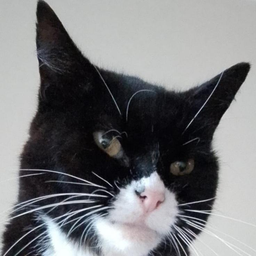
#> input picture compressed_sensing/data/alfie.png, 256 x 256 px, shrunk from 736 x 736 before the run, found by its file name
$ jupyter execute Compressed_Sensing13.ipynb
#> lines starting #> are read from the running program, lines starting #| are printed output that depends on the picture; after the words box and inside, x2 and y2 are one past the last pixel; in counts of white or black regions, pixels touching at a corner belong together
_Version log: Branch of V9. Trying to apply a 2DFFT insted of a 1DFFT_

[cell 1]
import sys
from sklearn.linear_model import Lasso #I'm using scikit insted of svxpy to solve.
import numpy as np
import matplotlib.pyplot as plt
import scipy.ndimage as spimg
from scipy import fft as spfft, linalg as spla
from PIL import Image #I prefer Pillow to imageio
from tqdm import tqdm
np.set_printoptions(threshold=sys.maxsize)

To turn a sparce signal $X$ into the full image $Y$. The L1 norm of,
\begin{equation}
    \mathcal{F} (Y),
\end{equation}
needs to be minimised while also minimising the L2 norm of,
\begin{equation}
    C \times \mathcal{F}^{-1} (I) \times \mathcal{F} (Y) - X,
\end{equation}
where $\mathcal{F}( )$ is the DCT, $I$ is an identerty matrix and $C$ is a cropping transformation matrix such that,
\begin{equation}
    C \times Y = X.
\end{equation}
The weighting between the first two equation can be changed using the regularisation coeffient, $\alpha$. Altogether the function that needs to be minimised looks like,
\begin{equation}
    ||C \times \mathcal{F}^{-1} (I) \times \mathcal{F} (Y) - X||_{2} + \alpha ||\mathcal{F} (Y)||_{1},
\end{equation}
which can be re-writtern in terms of the measurement matrix $A$ and $\mathcal{F} (Y) = Z$ as,
\begin{equation}
    ||A \times Z - X||_{2} + \alpha ||Z||_{1}.
\end{equation}

[cell 2]
def open_compressed_image(file_name, file_type, compression):
#> called with file_name = 'alfie', file_type = '.png', compression = 0.2
    if file_type == ".png" or file_type == ".jpg":
        img = Image.open("data\\" + file_name + file_type) # read image
#> img is the input picture: PIL image 256x256 RGB; mean R, G, B 119.2, 119.9, 122.2
        img = np.array(img).sum(axis=2) # make image grayscale
#> img: shape (256, 256) uint64
        array = spimg.zoom(img, compression) # scipy ndimage.zoom compresses (or interpolates) an image.
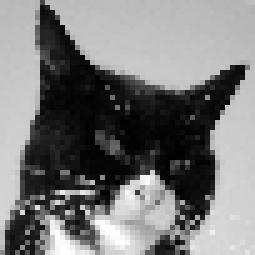
#> array: shape (51, 51) uint64 (shown 5 times larger); min 8, max 761, mean 367.7; drawn with min black and max white
    elif file_type == ".csv":
        with open("data\\" + file_name + file_type, 'r') as file: #openai did this bit for me. It automatically detects which delimiter to use (pyro uses , xeva uses ;)
            first_line = file.readline()
            if ';' in first_line:
                delimiter = ';'
            else:
                delimiter = ','
        img = np.loadtxt("data\\" + file_name + file_type, delimiter=delimiter)
        array = spimg.zoom(img, compression, mode= "nearest") # scipy ndimage.zoom compresses (or interpolates) an image.
    else:
        raise ValueError("{0:} is not a regonised file type.".format(file_type))
    return array, img

def subsample_2d(array, subsampling_percentage = 0.5, subsampling_method = "random"):

    array_flat = array.flatten()
    total_points = np.multiply(*array.shape)
    total_rows, total_columns = array.shape
    print(array.shape)


    if subsampling_method == "random":
        reduced_points = round(total_points *subsampling_percentage)
        subsampled_points = np.random.choice(total_points, reduced_points, replace= False)
    if subsampling_method == "random_columns":
        reduced_columns = round(total_columns *subsampling_percentage)
        subsampled_columns = np.random.choice(total_columns, reduced_columns, replace= False)
        subsampled_points = [subsampled_columns + row_number*total_columns for row_number in range(total_rows)]
        subsampled_points = np.array(subsampled_points).flatten()
    if subsampling_method == "random_rows":
        reduced_rows = round(total_rows *subsampling_percentage)
        subsampled_rows = np.random.choice(total_rows, reduced_rows, replace= False)
        subsampled_points = [column_number + subsampled_rows*total_columns for column_number in range(total_columns)]
        subsampled_points = np.array(subsampled_points).flatten()

    if subsampling_method == "regular_columns":
        reduced_columns = round(total_columns *subsampling_percentage)
        subsampled_columns = np.round(np.linspace(0, total_columns -1, reduced_columns)).astype(int)
        subsampled_points = [subsampled_columns + row_number*total_columns for row_number in range(total_rows)]
        subsampled_points = np.array(subsampled_points).flatten()
    if subsampling_method == "regular_rows":
        reduced_rows = round(total_rows *subsampling_percentage)
        subsampled_rows = np.round(np.linspace(0, total_rows -1, reduced_rows)).astype(int)
        subsampled_points = [column_number + subsampled_rows*total_columns for column_number in range(total_columns)]
        subsampled_points = np.array(subsampled_points).flatten()
    if subsampling_method == "regular_grid":
        reduced_columns = round(total_columns *subsampling_percentage**0.5)
        subsampled_columns = np.round(np.linspace(0, total_columns -1, reduced_columns)).astype(int)
        reduced_rows = round(total_rows *subsampling_percentage**0.5)
        subsampled_rows = np.round(np.linspace(0, total_rows -1, reduced_rows)).astype(int)
        subsampled_points = [subsampled_columns + row_number*total_columns for row_number in subsampled_rows]
        subsampled_points = np.array(subsampled_points).flatten()

    if subsampling_method == "hadamard":
        #############IGNORES SUBSAMPLING PERCENTAGE!!!!!!################
        hadamard_size = 2**np.ceil(np.log2(np.max(array.shape))) # Make a hadamard matrix that overfills the image. The size must be a power of 2.
        hadamard_matrix = spla.hadamard(hadamard_size)
        hadamard_matrix = hadamard_matrix[:total_rows, :total_columns] #crop it to the same size as the image
        hadamard_matrix = hadamard_matrix.flatten()
        subsampled_points = np.argwhere(hadamard_matrix == 1).flatten()


    subsampled_points = np.sort(subsampled_points) #Not nessisary but makes it easier to look at.
    signal_flat = np.full(total_points, np.nan)
    signal_flat[subsampled_points] = array_flat[subsampled_points]
    signal_sparce = array_flat[subsampled_points]
    signal = np.reshape(signal_flat, array.shape)

    return signal, signal_flat, signal_sparce, subsampled_points

def Coeffients2Amplitudes(FT, freqs): #stolen from interferogram analysis
    samples = len(FT)
    num_of_freqs = len(FT)//2 +1
    amplitude = np.zeros(num_of_freqs)
    amplitude[0] = np.abs(FT[0])
    if (samples//2 == samples/2): #if even
        amplitude[-1] = np.abs(FT[num_of_freqs-1])
        amplitude[1:-1] = (np.abs( FT[1:num_of_freqs-1] ) +
                            np.abs( FT[:num_of_freqs-1:-1] ))

        freqs = freqs[:num_of_freqs]
        freqs[-1] = -freqs[-1] #The niquist freqency is considered to be negative by np.fft.fftfreq(). This should make it positive.
        wavelengths = 1/freqs
    else: #if odd
        amplitude[1:] = (np.abs( FT[1:num_of_freqs] ) +
                        np.abs( FT[:num_of_freqs-1:-1] ))

        freqs = freqs[:num_of_freqs]
        wavelengths = 1/freqs
    return amplitude, wavelengths, freqs

[cell 3]
file_name = "alfie"
file_type = ".png"
compression = 0.2 #fraction of the image to keep (The image is too large to process quickly)
subsample_percentage = 0.25 #fraction of the image to subsample
subsampling_method= "random" #"random" "random_columns" "random_rows" "regular_grid" "regular_columns" "regular_rows" "hadamard"

# original image
target, img = open_compressed_image(file_name, file_type, compression)
total_points = np.multiply(*target.shape)
#> total_points = 2601

signal, signal_flat, signal_sparce, random_points_1d = subsample_2d(target, subsampling_method= subsampling_method, subsampling_percentage= subsample_percentage)
#> in subsample_2d, `array_flat = array.flatten()`: array_flat = 2601 values, max 761 at index 2316, min 8 at index 1857, mean 367.7
#| (51, 51)
#> in subsample_2d, `signal_sparce = array_flat[subsampled_points]`: signal_sparce = 650 values, max 761 at index 569, min 13 at index 359, mean 370
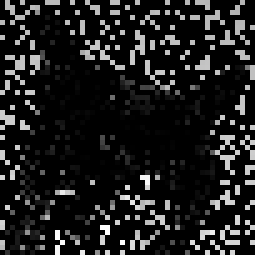
#> signal: shape (51, 51) float64 (shown 5 times larger); 75.01% of the values are NaN or infinite; the others: min 13, max 761, mean 370; drawn with min black, max white, NaN and infinite black
#> random_points_1d = 650 values from 1 to 2596
random_points_2d = np.argwhere(~np.isnan(signal))
#> random_points_2d = 650 pairs, first value 0 to 50, second value 0 to 50

fig, axs = plt.subplots(1,2)

axs[0].imshow(target, interpolation= "nearest")
axs[1].imshow(signal, interpolation= "nearest")

plt.show()

[cell 4]
a = np.zeros([100,100])
a[5,10] = 1.
b = spfft.idctn(a)

plt.imshow(b)
plt.show()
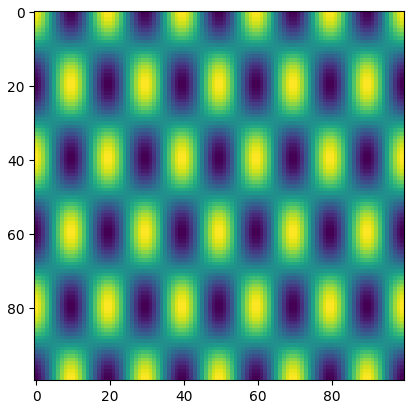
#> figure drawn by matplotlib, 1 panel

[cell 5]
reduced_points = len(random_points_1d)
#> reduced_points = 650

#measurement_matrix = np.zeros([reduced_points, total_points], dtype= np.float16) #No longer needed
#for n, random_point in enumerate(random_points_1d):
#    measurement_matrix[n, random_point] = 1.


transformation_matrix = np.zeros([reduced_points, *signal.shape], dtype= np.float64) #scikit uses np.float64 # [x&y, k_x, k_y]
for n in tqdm(range(signal.shape[0])):
    for m in range(signal.shape[1]):
        frequency_vector = np.zeros(signal.shape) #frequency_vector is a slice of the identerty matrix. It represents one frequency.
        frequency_vector[n, m] = 1.
        frequency_vector = spfft.idctn(frequency_vector)
        transformation_matrix[:, n, m] = frequency_vector.flatten()[random_points_1d]
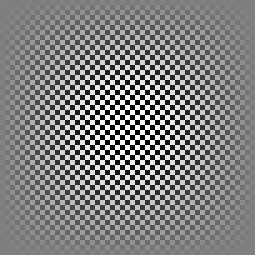
#> frequency_vector: shape (51, 51) float64 (shown 5 times larger); min -0.000384, max 0.000384, mean 1.64e-21; drawn with min black and max white

print(transformation_matrix.shape)
#| (650, 51, 51)

#fig, axs = plt.subplots(1,1)

#axs[0].imshow(measurement_matrix, interpolation= "nearest") #some images are too big to plot!
#axs.imshow(transformation_matrix[30], interpolation= "nearest")

#plt.show()

[cell 6]
transformation_matrix = transformation_matrix.reshape(reduced_points, total_points)
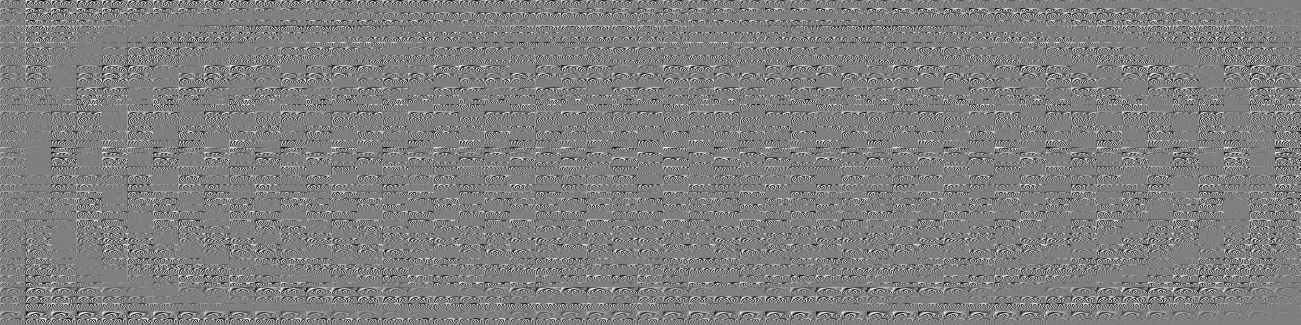
#> transformation_matrix: shape (650, 2601) float64 (shown at 1/2 size); min -0.000384, max 0.000384, mean -4.94e-08; drawn with min black and max white
print(transformation_matrix.shape)
#| (650, 2601)

[cell 7]
regularization_coeffient = 1e-6 #DECREASE FOR COMPLEX IMAGES (up to 1e-7 (floating point error?)) INCREASE FOR SIMPLE IMAGES (up to 1e-2)

lasso = Lasso(alpha=regularization_coeffient)
lasso.fit(transformation_matrix, signal_sparce)
result_DCT_flat = lasso.coef_

print(result_DCT_flat.shape)
#| (2601,)
print(total_points)
#| 2601

[cell 8]
result_DCT = result_DCT_flat.reshape(signal.shape)
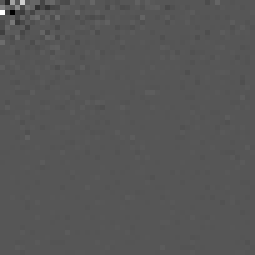
#> result_DCT: shape (51, 51) float64 (shown 5 times larger); min -410682.2, max 802126, mean 539; drawn with min black and max white
result = spfft.idctn(result_DCT)
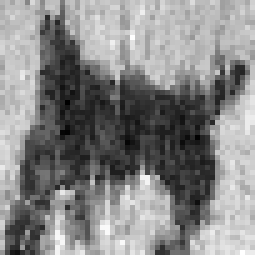
#> result: shape (51, 51) float64 (shown 5 times larger); min -455.7, max 405.3, mean 0; drawn with min black and max white

[cell 9]
plt.rcParams.update({"font.size":18})

fig, axs = plt.subplots(2,2, figsize= (10,10))

axs[0][0].imshow(target, interpolation = "nearest")
axs[0][0].set_title("Orginal Image", pad=10)

target_FFT = np.fft.fft2(target)

im1= axs[0][1].imshow(np.abs(np.fft.fftshift(target_FFT)), interpolation = "nearest")
axs[0][1].set_title("Fourier Transform of Image", pad=20)
plt.colorbar(im1, fraction=0.046, pad=0.04)

compressed_FFT = np.full_like(target_FFT, np.nan)
significant_datapoints = np.percentile(np.abs(target_FFT), 90) < np.abs(target_FFT)
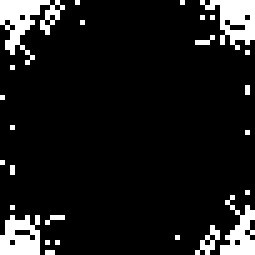
#> significant_datapoints: shape (51, 51) bool (shown 5 times larger); 10% white; 26 white regions (22 under 20 px), largest, box (x1, y1, x2, y2) and area: (0, 0, 13, 13) 69, (40, 0, 51, 10) 58, (0, 43, 8, 51) 49, (44, 39, 51, 51) 42
compressed_FFT[significant_datapoints] = target_FFT[significant_datapoints]

im2= axs[1][1].imshow(np.abs(np.fft.fftshift(compressed_FFT)), interpolation = "nearest")
axs[1][1].set_title("Significant Frequencies", pad=20)
plt.colorbar(im2, fraction=0.046, pad=0.04)

compressed_FFT[~significant_datapoints] = 0 +0j
compressed = np.real(np.fft.ifft2(compressed_FFT))

axs[1][0].imshow(compressed, interpolation = "nearest")
axs[1][0].set_title("Compressed Image", pad=10)

[ax.set(xticks= [], yticks= []) for ax in axs.flatten()]

#plt.tight_layout()
#plt.savefig("graphs\\alfie_freq")

plt.show()
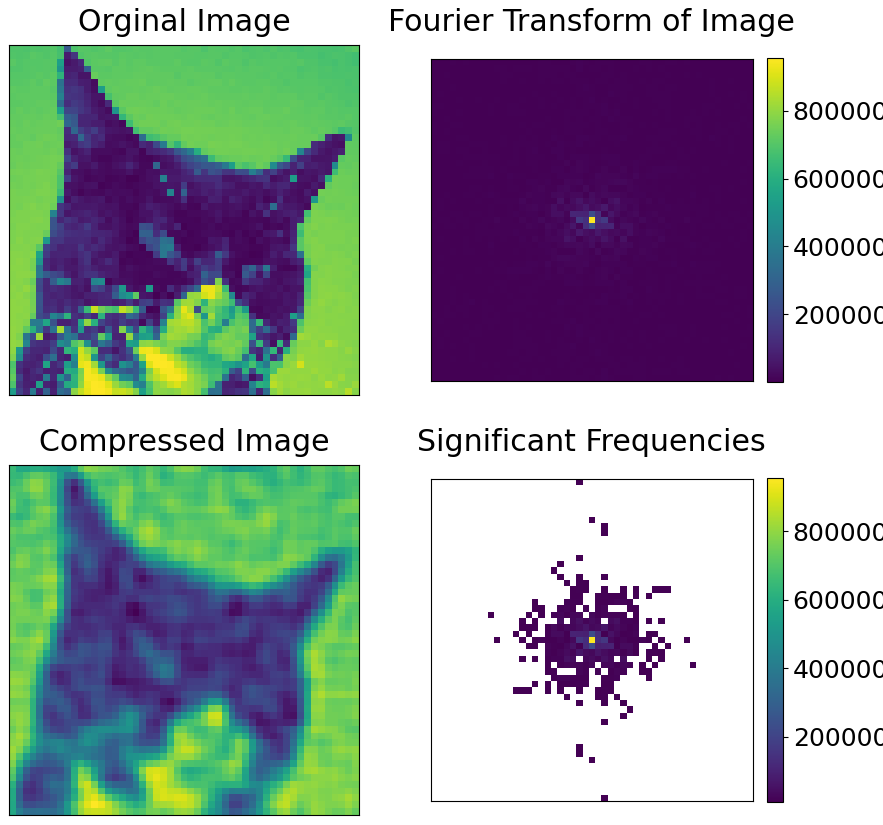
#> figure drawn by matplotlib, 6 panels

[cell 10]
plt.rcParams.update({"font.size":24})

fig, axs = plt.subplots(1,2, figsize= (12,8))

axs[0].imshow(signal, interpolation = "nearest")
axs[0].set_title("Sampled Datapoints")
axs[1].imshow(result, interpolation = "nearest")
axs[1].set_title("Reconstructed image")

plt.tight_layout()
#plt.savefig("graphs\\alfie_test11")

plt.show()

[cell 11]
fig, axs = plt.subplots(2,3, figsize= (12,8), height_ratios= [1, 0.2])

axs[0][0].imshow(target, interpolation = "nearest")
axs[0][0].set_title("Actual image")
axs[0][1].imshow(signal, interpolation = "nearest")
axs[0][1].set_title("Sampled Datapoints")
axs[0][2].imshow(result, interpolation = "nearest")
axs[0][2].set_title("Reconstructed image")

axs[1][0].plot(np.nanmean(target, axis= 0))
axs[1][1].plot(np.nanmean(signal, axis= 0))
axs[1][2].plot(np.nanmean(result, axis= 0))

plt.tight_layout()
plt.show()
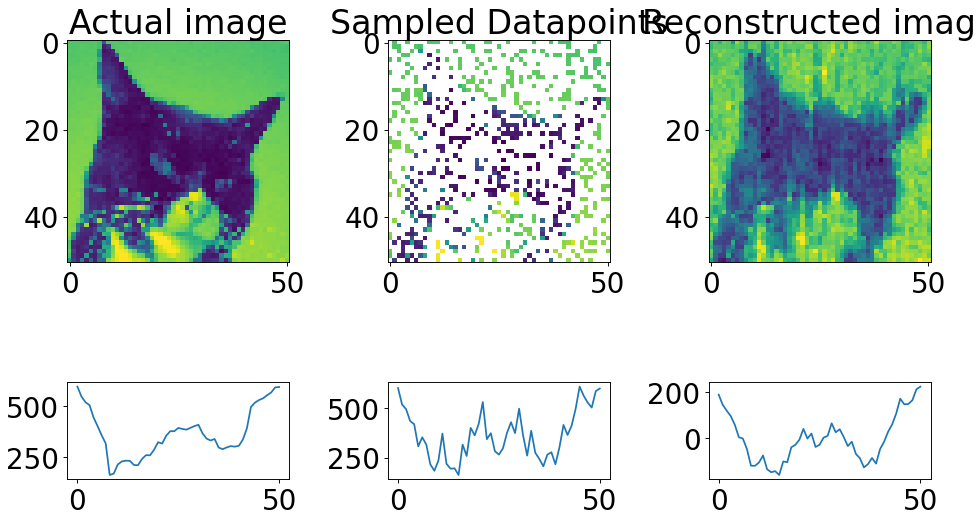
#> figure drawn by matplotlib, 6 panels; panel 4: curve peaks at x = 0, y = 595.5; panel 5: curve peaks at x = 45, y = 608.9; panel 6: curve peaks at x = 50, y = 224.7
